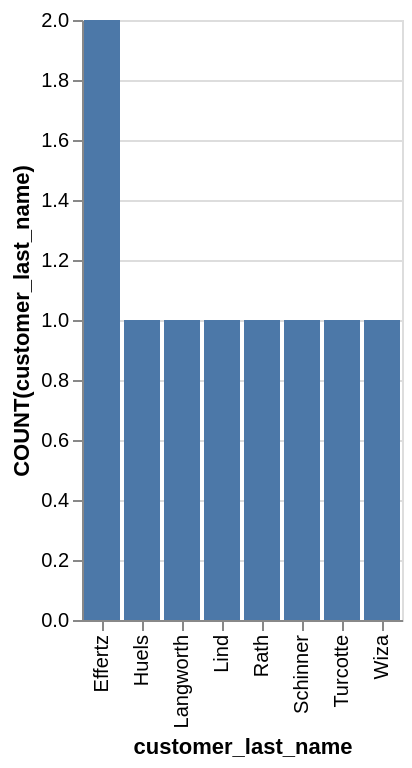

Write a Vega-Lite specification for this figure.
### Vega-Lite specification from a JSON file in a GitHub repository (floating-point values rounded to 4 significant figures)
{"data": {"values": [{"x_data": "Effertz", "y_data": 2}, {"x_data": "Huels", "y_data": 1}, {"x_data": "Langworth", "y_data": 1}, {"x_data": "Lind", "y_data": 1}, {"x_data": "Rath", "y_data": 1}, {"x_data": "Schinner", "y_data": 1}, {"x_data": "Turcotte", "y_data": 1}, {"x_data": "Wiza", "y_data": 1}]}, "mark": "bar", "encoding": {"x": {"field": "x_data", "type": "nominal", "title": "customer_last_name", "sort": "ascending"}, "y": {"field": "y_data", "type": "quantitative", "title": "COUNT(customer_last_name)"}}}
